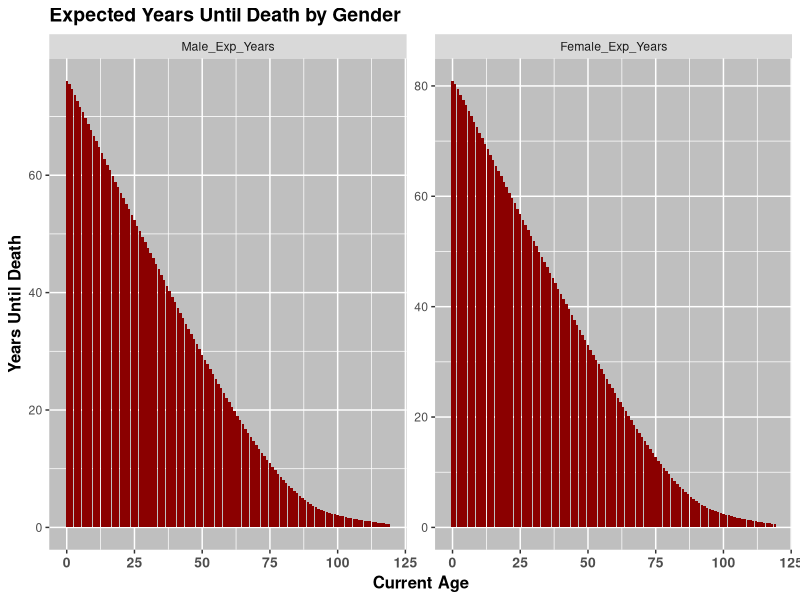
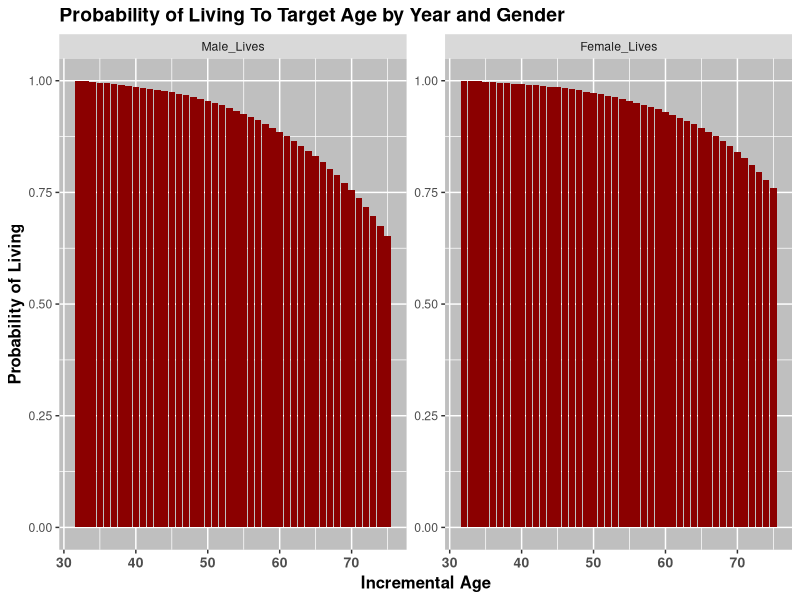

Here is the R script that generated these plots, in order:
## ---- chunk 1
library(knitr)
life.table<-data.frame(read.csv("SS_2010_Life.csv", header = TRUE, sep = ","))
kable(head(life.table[,1:4]),format="html")
## ---- chunk 2
library(reshape2)
life.table$Male_Prob_Death<-NULL
life.table$Female_Prob_Death<-NULL
new.life<-melt(life.table,id=c("Age"))
library(ggplot2)

g<-ggplot(subset(new.life,variable %in% c("Male_Exp_Years","Female_Exp_Years")),aes(x=Age,y=value))+
              geom_bar(stat="identity",fill="dark red")+
              facet_wrap(~variable,scales="free")+
              ggtitle("Expected Years Until Death by Gender")+
              ylab("Years Until Death")+
              xlab("Current Age")+
              theme(panel.background = element_rect(fill = 'grey75'),
              plot.title = element_text(size=14,lineheight=.8, vjust=1,face="bold"),
              axis.title.x = element_text(face="bold", size=12),
              axis.text.x = element_text(face="bold", size=10),
              axis.title.y = element_text(face="bold", size=12))
g
## ---- chunk 3
library(data.table)
new.life<-data.table(new.life)
new.life<-new.life[Age>=32 & Age<=75 & variable %in% c("Male_Lives","Female_Lives")]
base.lives.male<-new.life[Age==32 & variable=="Male_Lives",value]
base.lives.female<-new.life[Age==32 & variable=="Female_Lives",value]
new.life$value<-new.life[,.(value=value/ifelse(variable=="Male_Lives",base.lives.male,base.lives.female))]
g<-ggplot(new.life,aes(x=Age,y=value))+
    geom_bar(stat="identity",fill="dark red")+
              facet_wrap(~variable,scales="free")+
              ggtitle("Probability of Living To Target Age by Year and Gender")+
              ylab("Probability of Living")+
              xlab("Incremental Age")+
              theme(panel.background = element_rect(fill = 'grey75'),
              plot.title = element_text(size=14,lineheight=.8, vjust=1,face="bold"),
              axis.title.x = element_text(face="bold", size=12),
              axis.text.x = element_text(face="bold", size=10),
              axis.title.y = element_text(face="bold", size=12))
g
